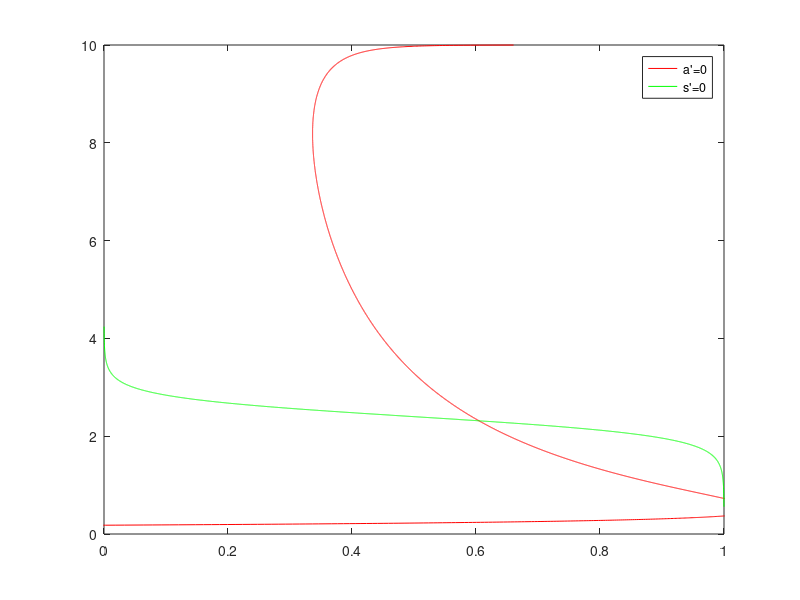

Recreate this plot in MATLAB.
theta = 2;

ka = 2;
thetaa = 0;
w = 1;
lambdaa=10;
ks = -0.8;
thetas = 2.4;


a4s = linspace(0,10,1e4);
% a nulcline
s = (-ka*log(lambdaa./a4s -1)./4 + theta + thetaa)./(w*a4s);

s4a = linspace(0,1,1e4);
% s nulcine
a = (-ks*log(1./s4a-1))./4 + thetas;

figure
plot(s,a4s,'r'); hold on;
plot(s4a,a,'g');
legend("a'=0","s'=0")
axis([0 1 0 10])
